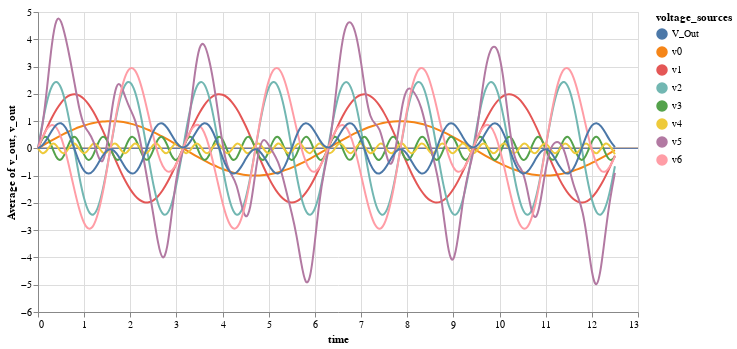

The notebook cell saved with this chart:
### Code cell
plotData(t1,[a1,a2,a3,a4,a5,a6,a7,a8])

### Figure 1 — Vega-Lite specification as saved in the notebook (floating-point values rounded to 4 significant figures; data arrays with more than 128 entries replaced by an {"elided": "..."} marker saying what was removed)
{"config": {"view": {"continuousWidth": 400, "continuousHeight": 300}}, "layer": [{"mark": "rule", "encoding": {"color": {"type": "nominal", "field": "voltage_sources"}, "y": {"type": "quantitative", "aggregate": "average", "field": "v_out"}}}, {"mark": {"type": "line", "interpolate": "basis"}, "encoding": {"color": {"type": "nominal", "field": "voltage_sources"}, "x": {"type": "quantitative", "field": "time"}, "y": {"type": "quantitative", "field": "v_out"}}}, {"mark": "point", "encoding": {"opacity": {"value": 0}, "x": {"type": "quantitative", "field": "time"}}, "selection": {"selector028": {"type": "single", "nearest": true, "on": "mouseover", "fields": ["time"], "empty": "none"}}}, {"mark": "point", "encoding": {"color": {"type": "nominal", "field": "voltage_sources"}, "opacity": {"condition": {"value": 1, "selection": "selector028"}, "value": 0}, "x": {"type": "quantitative", "field": "time"}, "y": {"type": "quantitative", "field": "v_out"}}}, {"mark": {"type": "rule", "color": "gray"}, "encoding": {"x": {"type": "quantitative", "field": "time"}}, "transform": [{"filter": {"selection": "selector028"}}]}, {"mark": {"type": "text", "align": "left", "dx": 5, "dy": -5}, "encoding": {"color": {"type": "nominal", "field": "voltage_sources"}, "text": {"condition": {"type": "quantitative", "field": "v_out", "selection": "selector028"}, "value": " "}, "x": {"type": "quantitative", "field": "time"}, "y": {"type": "quantitative", "field": "v_out"}}}], "data": {"name": "data-43a87df46576028b4c203a3157002d28"}, "height": 300, "width": 600, "$schema": "https://vega.github.io/schema/vega-lite/v4.0.2.json", "datasets": {"data-43a87df46576028b4c203a3157002d28": {"elided": "1008 records"}}}
